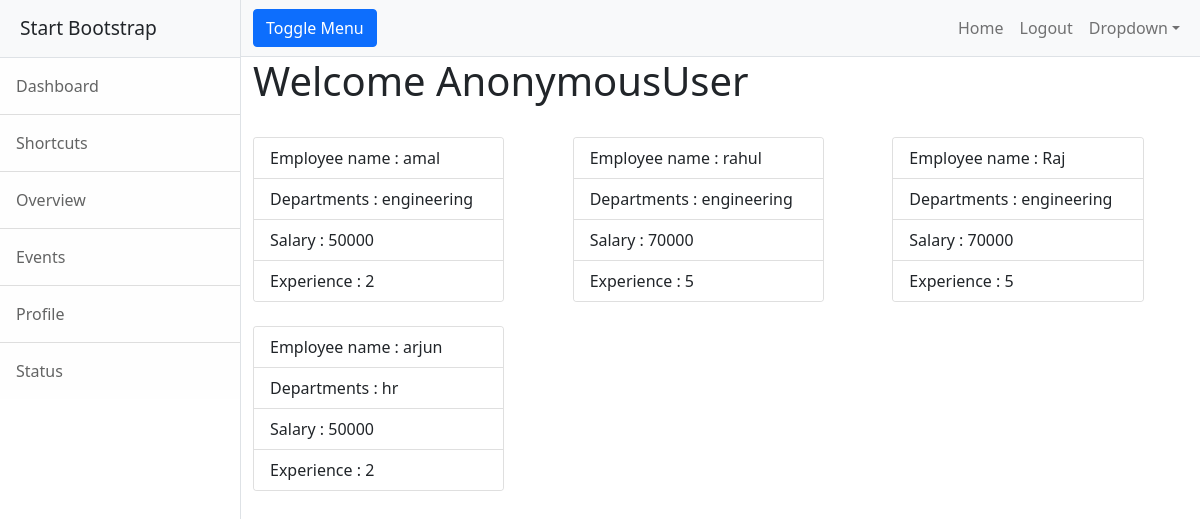
/customer/, run on an earlier commit of the app's database.
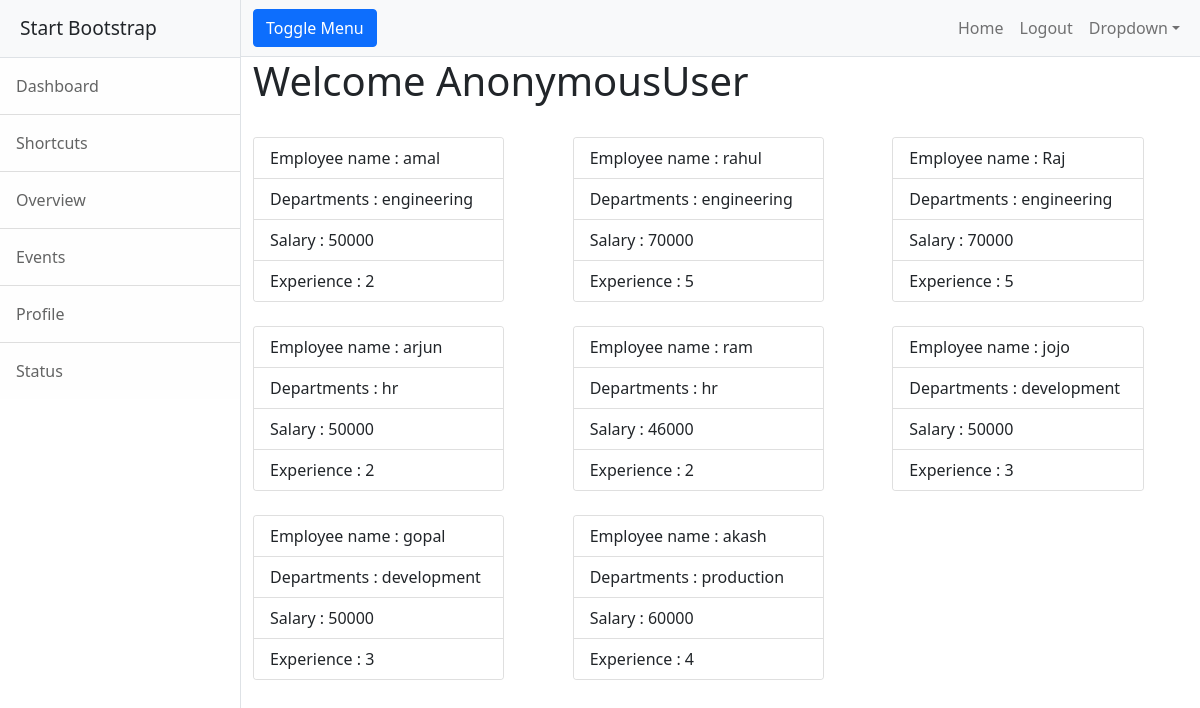
And on a later commit of the database.
### employee/models.py (models this page shows, shortened)
class Employee(models.Model):
    emp_name=models.CharField(max_length=100,unique=True)
    department=models.CharField(max_length=80)
    salary=models.PositiveIntegerField()
    exp=models.PositiveIntegerField()

### customer/views.py (the view)
# urls.py: path("",views.home,name="home")
def home(request):
    emps=Employee.objects.all()
    context={}
    context["emps"]=emps
    return render(request,"customer/userhome.html",context)

### customer/templates/customer/userhome.html
<!DOCTYPE html>
{%extends 'customer/base.html'%}
{% block body_block %}
<h1>Welcome {{request.user}}</h1>
<div class="row">
    {%for emp in emps%}
     <div class="col-4 mt-4">
        <div class="card" style="width: 85%;">
            <ul class="list-group list-group-flush">
                <li class="list-group-item">Employee name : {{emp.emp_name}}</li>
                <li class="list-group-item">Departments : {{emp.department}}</li>
                <li class="list-group-item">Salary : {{emp.salary}}</li>
                <li class="list-group-item">Experience : {{emp.exp}}</li>
            </ul>
        </div>
    </div>
    {%endfor%}
</div>
{%endblock%}

### customer/templates/customer/base.html (shortened to what this page needs)
<!DOCTYPE html>
{%load static%}
<html lang="en">
    <head>
        <link href="{%static 'css/styles.css' %}" rel="stylesheet" />
    </head>
    <body>
        <div class="d-flex" id="wrapper">
            <div class="border-end bg-white" id="sidebar-wrapper">
                <div class="sidebar-heading border-bottom bg-light">Start Bootstrap</div>
                <div class="list-group list-group-flush">
                    <a class="list-group-item list-group-item-action list-group-item-light p-3" href="#!">Dashboard</a>
                    <a class="list-group-item list-group-item-action list-group-item-light p-3" href="#!">Shortcuts</a>
                    <a class="list-group-item list-group-item-action list-group-item-light p-3" href="#!">Overview</a>
                    <a class="list-group-item list-group-item-action list-group-item-light p-3" href="#!">Events</a>
                    <a class="list-group-item list-group-item-action list-group-item-light p-3" href="#!">Profile</a>
                    <a class="list-group-item list-group-item-action list-group-item-light p-3" href="#!">Status</a>
                </div>
            </div>
            <div id="page-content-wrapper">
                <nav class="navbar navbar-expand-lg navbar-light bg-light border-bottom">
                    <div class="container-fluid">
                        <button class="btn btn-primary" id="sidebarToggle">Toggle Menu</button>
                        <div class="collapse navbar-collapse" id="navbarSupportedContent">
                            <ul class="navbar-nav ms-auto mt-2 mt-lg-0">
                                <li class="nav-item active"><a class="nav-link" href="#!">Home</a></li>
                                <li class="nav-item"><a class="nav-link" href="{%url 'signout'%}">Logout</a></li>
                                <li class="nav-item dropdown">
                                    <a class="nav-link dropdown-toggle" id="navbarDropdown" href="#" role="button" data-bs-toggle="dropdown" aria-haspopup="true" aria-expanded="false">Dropdown</a>
                                </li>
                            </ul>
                        </div>
                    </div>
                </nav>
                <div class="container-fluid">
                    {%block body_block%}
                    {% endblock %}
                </div>
            </div>
        </div>
    </body>
</html>

What changed in the data, as far as the page shows it:
added Employee: emp_name "ram", department "hr", salary "46000", exp "2"
added Employee: emp_name "jojo", department "development", salary "50000", exp "3"
added Employee: emp_name "gopal", department "development", salary "50000", exp "3"
added Employee: emp_name "akash", department "production", salary "60000", exp "4"
